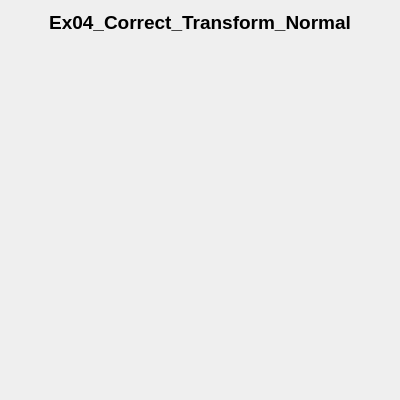
<?xml version="1.0" encoding="UTF-8"?>
<ui version="4.0">
 <class>window</class>
 <widget class="QWidget" name="window">
  <property name="geometry">
   <rect>
    <x>0</x>
    <y>0</y>
    <width>400</width>
    <height>400</height>
   </rect>
  </property>
  <property name="windowTitle">
   <string>window</string>
  </property>
  <layout class="QGridLayout" name="gridLayout">
   <item row="0" column="0">
    <widget class="QLabel" name="label">
     <property name="sizePolicy">
      <sizepolicy hsizetype="Preferred" vsizetype="Fixed">
       <horstretch>0</horstretch>
       <verstretch>0</verstretch>
      </sizepolicy>
     </property>
     <property name="font">
      <font>
       <pointsize>14</pointsize>
       <bold>true</bold>
      </font>
     </property>
     <property name="text">
      <string>Ex04_Correct_Transform_Normal</string>
     </property>
     <property name="alignment">
      <set>Qt::AlignCenter</set>
     </property>
    </widget>
   </item>
   <item row="1" column="0">
    <widget class="glWidget" name="widget" native="true"/>
   </item>
  </layout>
 </widget>
 <customwidgets>
  <customwidget>
   <class>glWidget</class>
   <extends>QWidget</extends>
   <header location="global">glwidget.h</header>
   <container>1</container>
  </customwidget>
 </customwidgets>
 <resources/>
 <connections/>
</ui>
